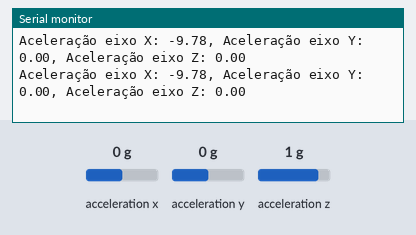
Recording of a sketch running on a simulated Arduino Uno, built with avr-gcc and run on an emulated ATmega328P. Parts: the last lines printed to the serial monitor. Inputs (shaded band) come from the test bench; at power-on: acceleration z 1 g, acceleration x 0 g, acceleration y 0 g.

Above: at 1.2 s.
1.3 s: acceleration z set to -0.8 g
At 2.2 s:
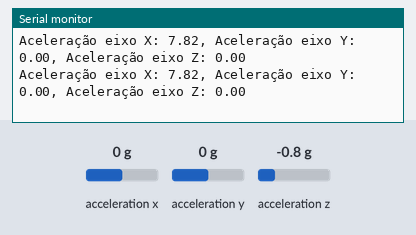
4.3 s: acceleration z set to -1.4 g
At 5.3 s:
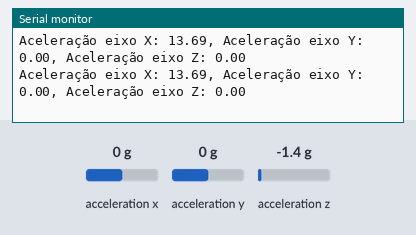
7.3 s: acceleration z set to 0 g
At 7.9 s:
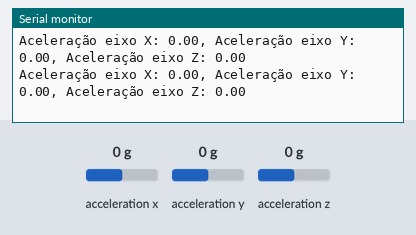
10.3 s: acceleration z set to 0.8 g
At 11.3 s:
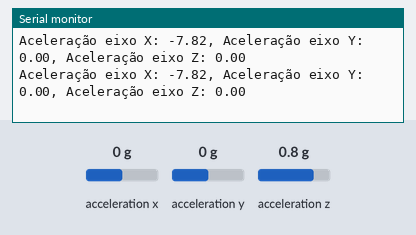
13.3 s: acceleration z set to 1.4 g
At 13.9 s:
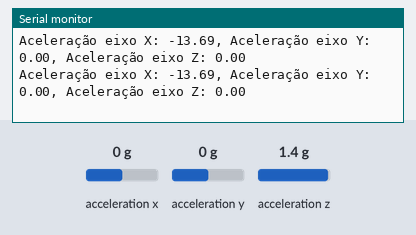
Timing chart, 0 to 16.3 s (numbered marks = the images above; inputs shaded):
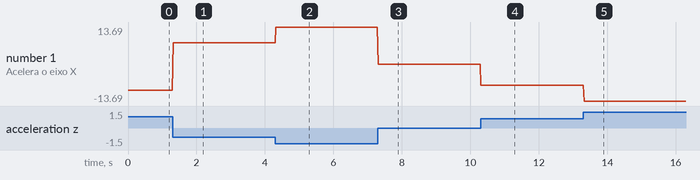

The sketch:

inercialDEMO.ino
```cpp
/* WORKSHOP HOOK 2019
 * Pegar dados do acelerômetro do Módulo GY-521
 * utilizando a biblioteca MPU6050

 ** Montagem para Arduino UNO e Nano
 * VCC => 5V
 * GND => GND
 * SCL => A5
 * SDA => A4

 * * Montagem para Arduino Mega
 * VCC => 5V
 * GND => GND
 * SCL => SCL
 * SDA => SDA
 */

#include <Wire.h>
#include <MPU6050.h>

MPU6050 mpu;

//Endereco I2C do MPU6050
const int MPU = 0x68;

//Variaveis para armazenar valores dos sensores
int AcX, AcY, AcZ;
double AX, AY, AZ;

const float gravidade = 9.78;

double DoubleMap(double input, double minInput, double maxInput, double minOutput, double maxOutput)
{
  return (input - minInput) * (maxOutput - minOutput) / (maxInput - minInput) + minOutput;
}

void setup()
{
  Serial.begin(38400); //apenas para monitoramento
  //Caso o seu monitor/plotter serial não estejam mostrando os dados corretamente,
  //lembrem-se verificar se o baudrate (velocidade) está igual a do código!!

  Wire.begin(); //necessário para comunicação I2C
}


void loop()
{
  //Aceleração
  AcX = mpu.getAccelerationX();
  AcY = mpu.getAccelerationY();
  AcZ = mpu.getAccelerationZ();

  AX = DoubleMap((double)AcX, - 32768.00, +32768.00, 2, -2);
  AX = DoubleMap((double)AcY, -32768.00, +32768.00, 2, -2);
  AX = DoubleMap((double)AcZ, -32768.00, +32768.00, 2, -2);


  Serial.print("Aceleração eixo X: ");
  Serial.print(AX * gravidade);
  Serial.print(", Aceleração eixo Y: ");
  Serial.print(AY * gravidade);
  Serial.print(", Aceleração eixo Z: ");
  Serial.println(AZ * gravidade);

  delay(20);
}
```

Measured:
- after the input at 1.3 s, the serial monitor: prints a new line at once (image 1)
- after the input at 4.3 s, the serial monitor: prints a new line at once (image 2)
- after the input at 7.3 s, the serial monitor: prints a new line at once (image 3)
- after the input at 10.3 s, the serial monitor: prints a new line at once (image 4)
- after the input at 13.3 s, the serial monitor: prints a new line at once (image 5)
- plotted number 1: -9.78 → 7.82 after the input at 1.3 s, 7.82 → 13.69 after the input at 4.3 s, 0 → -7.82 after the input at 10.3 s, -7.82 → -13.69 after the input at 13.3 s
